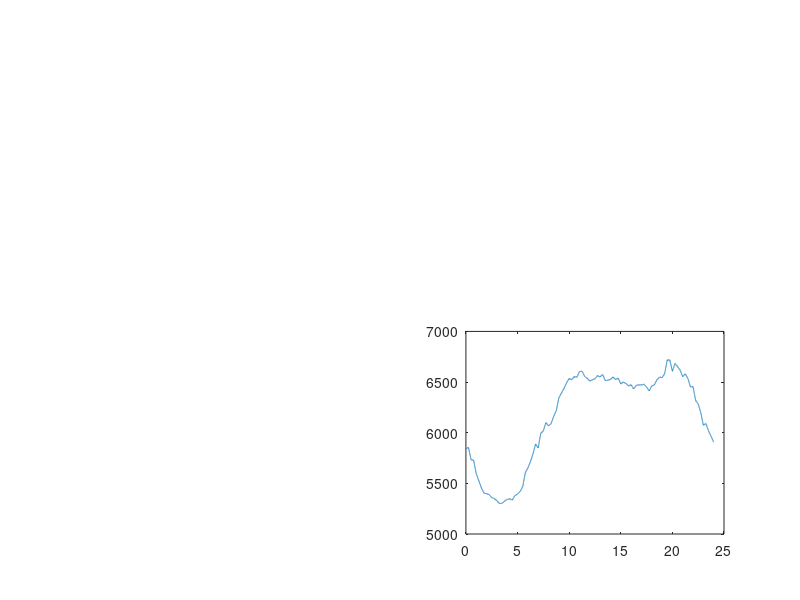

The MATLAB source for this figure: (Note: this script raises an error after producing the figure.)
clc
clf
clear all
mean_collect = 0;

% Подготовка рабочей области и подгрузка графа

% load('mean_data.mat');
load('graph.mat');
load('traffic.mat');
time = single([0:0.002:24]);

% Подргузка графика нагрузки

load('residential_load.mat');
subplot(2,2,4)
loadprof = plot(time, P_n);

% Задание города в виде графа 

f = figure(1);
f.Position = [100 100 600 700];
subplot(2,2,[1 3])
h = plot(G, 'XData', test_x, 'YData', test_y);
title("Модель движения электромобилей")
xlabel("x, км")
ylabel("y, км")
hold on
Graph_size = int16(size(G.Nodes));
all_nodes  = int16([1:Graph_size(1)]);

% Зарядные станции, узлы зарядных станций

station_Nodes = [262 345 353 222 231 230 400 399 28 ...
    371 375 470 423 424 440 471 86 302 487 125 313 150 ...
    152 148 523 519 198 185 174 499 499 500 528 515 549 ...
    548 520 514 514 527];

base = station_Nodes;

station_massive = cell(1,length(station_Nodes));

for stations = 1:length(station_Nodes)
    rand_ind = randi([1 length(base)],1);
    st_node = base(rand_ind);
    station_massive{stations} = Charging_Station(st_node,3,50);
    base(rand_ind) = [];
end

% for k = 1:length(station_Nodes)
%     x_st(k) = test_x(station_Nodes(k));
%     y_st(k) = test_y(station_Nodes(k));
% end
% 
% plot(x_st,y_st,'gs');

% Электромобили

N_tot = 10000;

N_off = 0.5 * N_tot;

N_dr = 0.4 * N_tot;

N_ndr = 0.1 * N_dr;

N_home = 0.1 * N_tot; 

EV_arr = cell(1,N_off);
% EV_arr2 = {};
% EV_arr3 = {};
% EV_arr4 = {};

for i = 1 : N_off
    EV_arr{i} = Driver(50,G,all_nodes,48);
    EV_arr{i}.x_coord = test_x(EV_arr{i}.from_Node);
    EV_arr{i}.y_coord = test_y(EV_arr{i}.from_Node);
end

load('driver_mean.mat','driver_SOC');

for z = 1:length(EV_arr)
    EV_arr{z}.SOC = driver_SOC(z);
end

% for i = 1 : N_dr
%     EV_arr2{i} = Driver(50,G,all_nodes,48);
%     EV_arr2{i}.x_coord = test_x(EV_arr2{i}.from_Node);
%     EV_arr2{i}.y_coord = test_y(EV_arr2{i}.from_Node);
% end
% 
% for i = 1 : N_ndr
%     EV_arr3{i} = Night_Driver(50,G,all_nodes,48);
%     EV_arr3{i}.x_coord = test_x(EV_arr3{i}.from_Node);
%     EV_arr3{i}.y_coord = test_y(EV_arr3{i}.from_Node);
% end
% 
% for i = 1 : N_home
%     EV_arr4{i} = Office_Worker(50,G,all_nodes,48);
%     EV_arr4{i}.x_coord = test_x(EV_arr4{i}.from_Node);
%     EV_arr4{i}.y_coord = test_y(EV_arr4{i}.from_Node);
% end
% 
% 
%  for i = 1:N_dr
%     EV_arr(N_off+i) = EV_arr2(i); 
%  end  
%  
%  for j = 1:N_ndr
%     EV_arr(N_off+N_dr+j) = EV_arr3(j); 
%  end  
%  
%  for k = 1:N_home
%      EV_arr(N_off+N_dr+N_ndr+k) = EV_arr4(k);
%  end

b = 1;
v = 1;
c = 1;
y = 1;

if ( mean_collect == 1)
    for z = 1:length(EV_arr)
       if ( isa(EV_arr{z},'Driver') && (1 - isa(EV_arr{z},'Night_Driver')))
            EV_arr{z}.SOC = driver_SOC(b);
            b = b + 1; 
       elseif ( isa(EV_arr{z},'Driver') &&  isa(EV_arr{z},'Night_Driver'))
            EV_arr{z}.SOC =  nightdriver_SOC(v); 
            v = v + 1;
       elseif (isa(EV_arr{z},'Office_Worker'))
            EV_arr{z}.SOC = office_SOC(c);
            c = c + 1;
       elseif ( isa(EV_arr{z},'Home_Worker'))
            EV_arr{z}.SOC = home_SOC(y);
            y = y + 1;  
       end
    end
end

% EV_arr = EV_arr(randperm(numel(EV_arr)));

N = numel(EV_arr);

x_vect = zeros(N,1);
y_vect = x_vect;

for i=1:N
    x_vect(i) = EV_arr{i}.x_coord;
    y_vect(i) = EV_arr{i}.y_coord;
end

h = plot(x_vect, y_vect , 'ro','MarkerSize',2);

power = zeros(length(time)-1,1);
power(2:end) = NaN;
subplot(2,2,2)
powerpl = plot(time(1:end-1),power);
axis([0 24 0 5*N]);
title("Потребляемая из сети мощность")
xlabel("t, ч")
ylabel("P, кВт*ч")
velocity_over_time = zeros(1, length(time));
SOC_prev = zeros(1,N);
delta_p = zeros(1,N);

% Главный цикл анимации

for i = 1:length(time)
    
     traffic_point = traffic(i);
    
     for j = 1:N
       EV_arr{j} = EV_arr{j}.set_state(time(i));
       EV_arr{j} = EV_arr{j}.traffic_speed(traffic_point);
     end
    
     suV(i) = 0;
     
     for s = 1:N
                
         if (startsWith(EV_arr{s}.state, "driving"))
             velocity_over_time(s) = EV_arr{s}.V;
         else
             velocity_over_time(s) = 0;
         end
         
         suV(i) = suV(i) + velocity_over_time(s);
         
     end

     for o = 1:N
         SOC_prev(o) = EV_arr{o}.SOC;
     end

     for k = 1:N   
       x_target = test_x(EV_arr{k}.to_Node);
       y_target = test_y(EV_arr{k}.to_Node);
       [EV_arr{k},station_massive] = EV_arr{k}.move_and_charge(x_target,y_target,G,station_Nodes,station_massive,time(i));
     end
     
%         EV_arr{1}
     
     for s = 1:N
        delta_p(s) = EV_arr{s}.SOC - SOC_prev(s);
        if(delta_p(s) < 0)
            delta_p(s) = 0;
        end
     end
        
     if (i < length(time))
        power(i) = sum(delta_p)/0.002;
     end
     
     for l=1:N
          x_vect(l) = EV_arr{l}.x_coord;
          y_vect(l) = EV_arr{l}.y_coord;
     end

      curr_time = num2str(time(i));
      legend("t = " + curr_time);
      set(h, 'XData', x_vect, 'YData', y_vect);
      set(powerpl,'XData', time(1:end-1), 'YData', power);
      pause(0.005)
end

subplot(2,2,4)
hold on
total_load = plot(time(1:end-1), P_n(1:end-1) + (power * 10e-3)');


figure(3)

plot(time, suV) 

if (mean_collect == 1)
    driver_SOC = [];
    nightdriver_SOC = [];
    office_SOC = [];
    home_SOC = [];
    b = 1;
    v = 1;
    c = 1;
    y = 1;
    z = 1;
    
    for z = 1:length(EV_arr)
       if ( isa(EV_arr{z},'Driver') && (1 - isa(EV_arr{z},'Night_Driver')))
            driver_SOC(b) = EV_arr{z}.SOC;
            b = b + 1; 
       elseif ( isa(EV_arr{z},'Driver') &&  isa(EV_arr{z},'Night_Driver'))
            nightdriver_SOC(v) = EV_arr{z}.SOC; 
            v = v + 1;
       elseif ( isa(EV_arr{z},'Office_Worker') )
            office_SOC(c) = EV_arr{z}.SOC;
            c = c + 1;
       elseif ( isa(EV_arr{z},'Home_Worker') )
            home_SOC(y) = EV_arr{z}.SOC;
            y = y + 1;  
       end
    end
    save ('mean_data.mat','driver_SOC','nightdriver_SOC','office_SOC','home_SOC');
end

